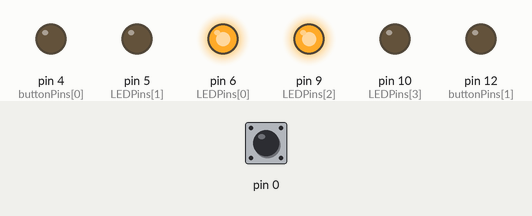
A sketch run on a simulated Arduino Uno, built with avr-gcc and run on an emulated ATmega328P. Parts: output pins drawn as LEDs (lit = HIGH). The test bench sets the inputs (shaded band); at power-on: pin 0 HIGH.

Above: at 1.2 s.
1.3 s: pin 0 pulled LOW for 0.15 s
At 2.2 s:
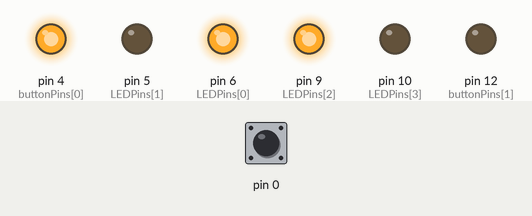
4.4 s: pin 0 pulled LOW for 1 s
At 5.2 s:
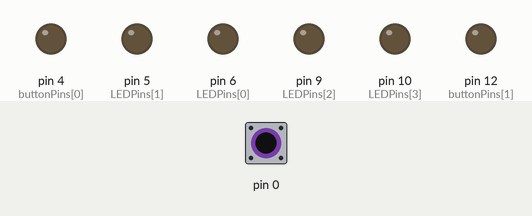
6.9 s: pin 0 pulled LOW for 0.15 s
At 7.7 s:
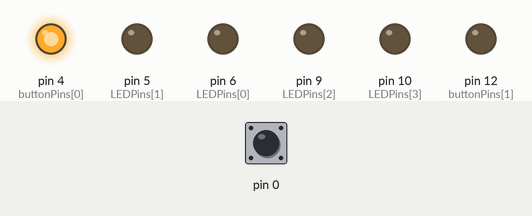
10.0 s: pin 0 pulled LOW for 3.2 s
At 14.1 s:
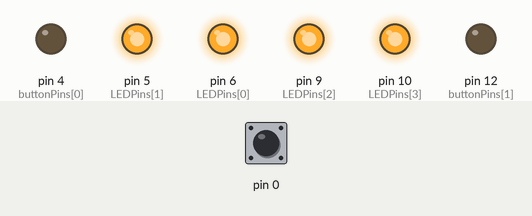
14.7 s: pin 0 pulsed LOW 5 times (0.12 s each, 0.3 s apart)
At 16.9 s:
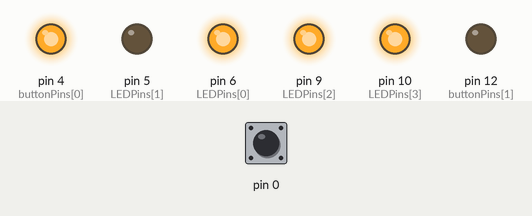
17.7 s: pin 0 pulsed LOW 2 times (0.12 s each, 0.3 s apart)
At 18.5 s:
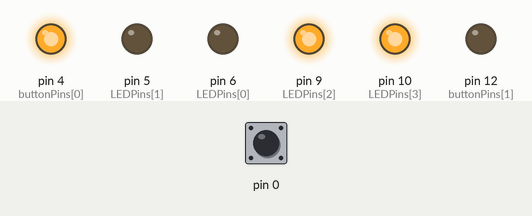
Timing chart, 0 to 22.3 s (numbered marks = the images above; inputs shaded):
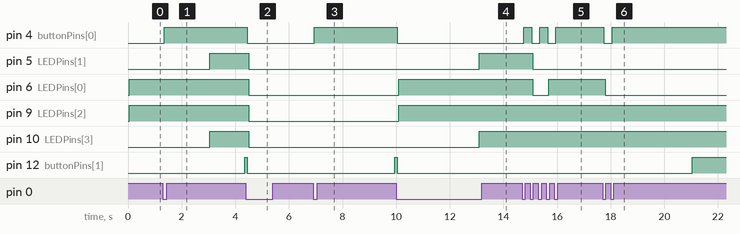

Measured:
- after the input at 1.3 s, pin 4 (buttonPins[0]): LOW → HIGH after 0.05 s; pin 12 (buttonPins[1]): LOW → HIGH after 3.1 s
- after the input at 4.4 s, pin 4 (buttonPins[0]), pin 12 (buttonPins[1]): HIGH → LOW after 0.05 s; pin 5 (LEDPins[1]), pin 6 (LEDPins[0]), pin 9 (LEDPins[2]), pin 10 (LEDPins[3]): HIGH → LOW after 0.10 s
- after the input at 6.9 s, pin 4 (buttonPins[0]): LOW → HIGH after 0.05 s; pin 12 (buttonPins[1]): LOW → HIGH after 3.0 s
- after the input at 10.0 s, pin 4 (buttonPins[0]), pin 12 (buttonPins[1]): HIGH → LOW after 0.05 s; pin 5 (LEDPins[1]), pin 10 (LEDPins[3]): LOW → HIGH after 3.1 s; pin 6 (LEDPins[0]), pin 9 (LEDPins[2]): LOW → HIGH after 0.10 s
- after the input at 14.7 s, pin 4 (buttonPins[0]): alternates HIGH for 0.30 s and LOW for 0.30 s, 5 changes in all, then stays HIGH, starting after 0.05 s; pin 5 (LEDPins[1]): HIGH → LOW after 0.40 s; pin 6 (LEDPins[0]): HIGH → LOW after 0.40 s, → HIGH 0.60 s later
- after the input at 17.7 s, pin 4 (buttonPins[0]): HIGH → LOW after 0.05 s, → HIGH 0.30 s later; pin 5 (LEDPins[1]): stays LOW (without the input it goes to HIGH after 1.0 s); pin 6 (LEDPins[0]): HIGH → LOW after 0.10 s; pin 12 (buttonPins[1]): LOW → HIGH after 3.3 s instead of 1.2 s

The sketch:

double_delayed_toggle.ino
```cpp
//[2/365]
// Pin count
const int LEDCount = 6;
const int buttonCount = 3;
// Input and Output pins
const int buttonPins[] = {4, 12};
const int LEDPins[] = {6,5,9,10};
// States
int currentButtonStates[buttonCount] = {LOW};
int pressStates[buttonCount] = {LOW};
unsigned long lastDebounce[buttonCount] = {0};
int debounceDelay = 50;
bool triggerStatus[buttonCount] = {false};
unsigned long triggerMillis[buttonCount] = {0};

void setup() {
  for (int i=0; i<buttonCount; i++) {
    pinMode(buttonPins[i], INPUT_PULLUP);
  }
  // put your setup code here, to run once:
  for (int i=0; i<LEDCount; i++) {
    pinMode(LEDPins[i], OUTPUT);
    digitalWrite(LEDPins[i], LOW);
  }
}

void loop() {
  for (int i=0; i<buttonCount; i++){
    currentButtonStates[i] = digitalRead(buttonPins[i]);
    if (currentButtonStates[i] != pressStates[i]){
      lastDebounce[i] = millis();
    }
    if (millis()-lastDebounce[i] >= debounceDelay){
      if (currentButtonStates[i] == LOW && !pressStates[i]) {
        triggerStatus[i] = !triggerStatus[i];
        pressStates[i] = true;
        triggerMillis[i] = millis();
      }
      else if (currentButtonStates[i] == HIGH && pressStates[i]) {
        pressStates[i] = false;

      }
    }

    if (triggerStatus[i]){
      digitalWrite(LEDPins[i*2], HIGH);
      // Serial.println(millis() - triggerMillis);
      if (millis() - triggerMillis[i] >= 3000) {
        digitalWrite(LEDPins[i*2+1], HIGH);
      }
    }
    else {
      for (int j=0; j<2; j++){
        digitalWrite(LEDPins[i*2+j], LOW);
      }
    }

  }
}
```
